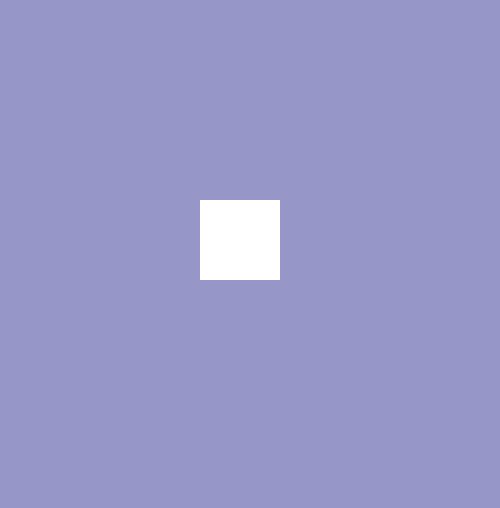
Frame 1 (no input)
Frame 60 (the mouse pressed at the canvas centre just before this capture): identical to frame 1, image omitted
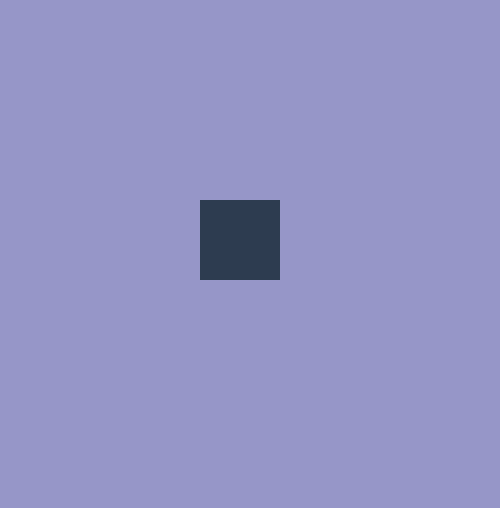
Frame 120 (the mouse held since frame 60 and released just before this capture)

The Processing sketch that drew these frames (run headless with seeded random() and noise(); from frame 60 on, the mouse is pressed at the canvas centre):

// Processing sketch: ejercicio_3_clase_semana_5_
// ── ejercicio_3_clase_semana_5_.pde
int size = 80;
int posX = 200;
int posY = 200;

int posBordeIzquierdo;
int posBordeSuperior;
int posBordeDerecho;
int posBordeInferior;

void setup() {
size(500, 508);
}

void draw() {
background(150, 150, 200);
noStroke();

posBordeIzquierdo = posX;
posBordeSuperior = posY;
posBordeDerecho = posX + size;
posBordeInferior = posY + size;

// Bordes verticales
if ((mouseX > posBordeIzquierdo && mouseX < posBordeDerecho) &&
// Bordes horizontales
(mouseY > posBordeSuperior && mouseY < posBordeInferior)) {
fill(45, 60, 80);
} else {
fill(255);
}

rect(posX, posY, size, size);
}
